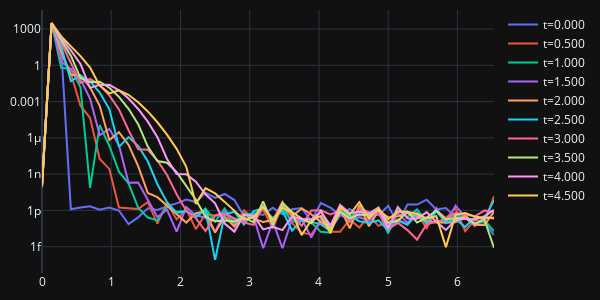

Notebook code cell kept with this figure:
### Markdown cell above
### Energy spectrum

### Code cell
energy_spectrum_fig = get_energy_spectrum(u_traj_np, RESOLUTION, DOMAIN_SIZE, TIMESTEP)
energy_spectrum_fig.show()
